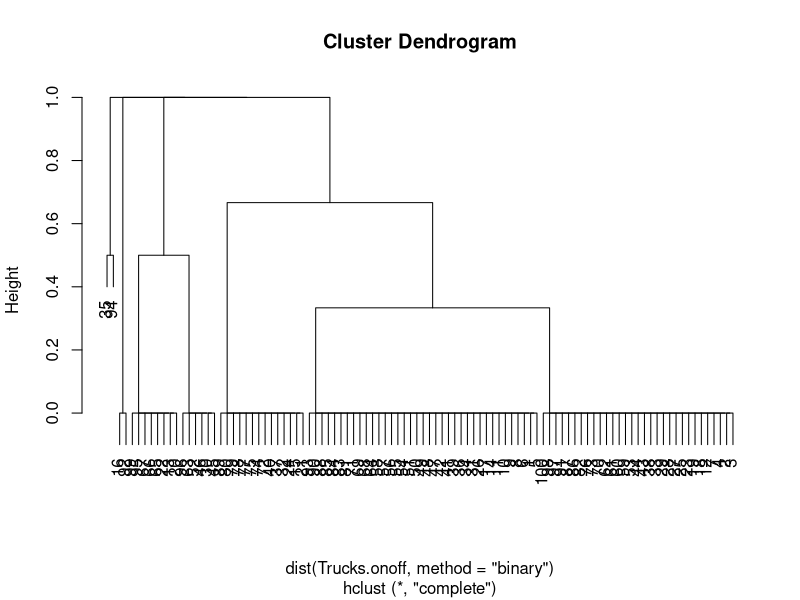

Here is the R script that generated this plot:
library(vcd)
data("Trucks")
head(Trucks)
View(Trucks)
Trucks.wd<- Trucks[rep(1:nrow(Trucks),Trucks$Freq),]
Trucks.wd
Trucks.rm = Trucks.wd[, -(c(1,5))]
set.seed(456)
Trucks.sample = Trucks.rm[sample(nrow(Trucks.rm), 100), ]
Trucks.onoff = data.frame(matrix(nrow =nrow(Trucks.sample), ncol = ncol (Trucks.sample)))
Trucks.onoff
for (i in 1:nrow(Trucks.sample)) {
   for (j in 1:ncol(Trucks.sample)) {
    if (Trucks.sample[i,j] != Trucks.sample[1,j])
      Trucks.onoff[i,j] = 0
      else Trucks.onoff[i,j] = 1
      }
}
names(Trucks.onoff)=names(Trucks.sample)
Trucks.onoff
b = hclust(dist(Trucks.onoff, method= "binary"))
plot(b)
Trucks.onoff[c(96,92,76,52,5,23),]
